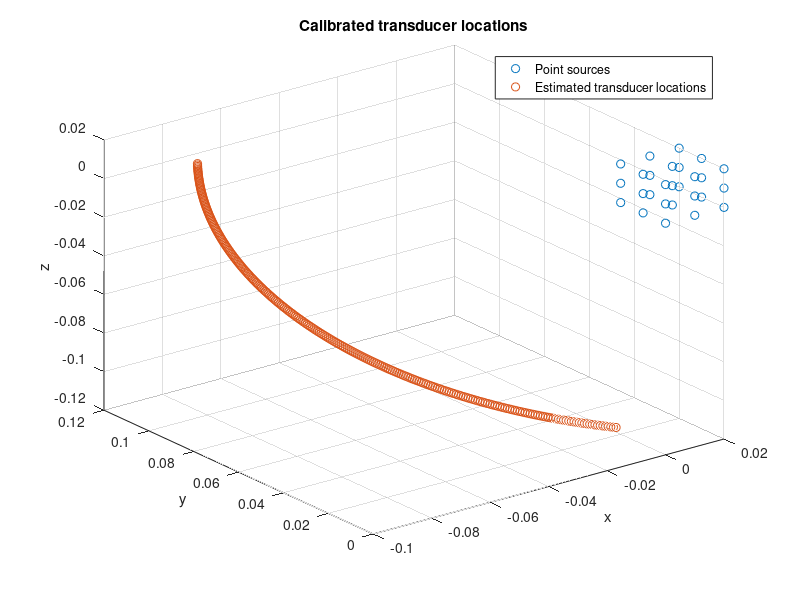

The MATLAB script that drew this image:
%%%%%%%%%%%%%%%%%%%%%%%%%%%%%%%%%%%%%%%%%%%%%%%%%%%%%%%%%%%%%%%%%%%%%%%%%%%
% This code is part of the research paper: "A method for the geometric 
% calibration of ultrasound transducer arrays with arbitrary geometries".
% 
% The paper is authored by: Karteekeya Sastry, Yang Zhang, Peng Hu, 
% Yilin Luo, Xin Tong, Shuai Na, Lihong V. Wang. The paper is currently 
% in preparation.
%
% Author Affiliation: Caltech Optical Imaging Laboratory, Department of 
% Electrical Engineering, Department of Medical Engineering, California 
% Institute of Technology, 1200 East California Boulevard, Pasadena, 
% CA 91125, USA.
%
% For questions or comments about the code, please contact Karteekeya
% Sastry at sdharave \at caltech.edu .
%
% Copyright (c) 2023 Karteekeya Sastry, Lihong V. Wang.
% This code is licensed under the MIT license. 
% See the LICENSE file for details.
%
% Author name: Karteekeya Sastry
% Caltech Optical Imaging Laboratory
% Date: 14 March, 2023
%%%%%%%%%%%%%%%%%%%%%%%%%%%%%%%%%%%%%%%%%%%%%%%%%%%%%%%%%%%%%%%%%%%%%%%%%%%
% Description of the code:
% This is a demo of the geometric calibration procedure described in the 
% above-mentioned paper. It estimates the coordinates of a simulated 
% arc-shaped array using time-of-arrival (ToA) data from 27 point sources
% in a 3 x 3 x 3 arrangement. The code is divided into 5 steps. 
% 1. Initialize the experiment parameters and load the ToA data.
% 2. Initialize the point source locations. 
% 3. Populate the A matrix and b vector as shown in Section 2 of the paper. 
% 4. Estimate the transducer locations.
% 5. Visualize the results.
%%%%%%%%%%%%%%%%%%%%%%%%%%%%%%%%%%%%%%%%%%%%%%%%%%%%%%%%%%%%%%%%%%%%%%%%%%%

clearvars
close all
clc

tic;

%% 1. Initialize experiment parameters and load ToA data
fprintf('1. Initialize parameters: ');
% Speed of sound (SoS)
c = 1500; % m/s, to be obtained from temperature measurements

% Load the ToAs
load('ToAs.mat','ToAs'); % ToAs must be of the size N_pt x N_tx, where N_pt 
% is the number of point sources and N_tx is the number of transducers.
dists = c*ToAs; % distances calculated from the  ToAs and the SoS

% Point source parameters
dx = 1e-2; % m, pitch of point sources in the x direction
dy = 1e-2; % m, pitch of point sources in the y direction
dz = 1e-2; % m, pitch of point sources in the z direction

Nx = 3; % Number of point sources in the x direction
Ny = 3; % Number of point sources in the y direction
Nz = 3; % Number of point sources in the z direction

N_pt = Nx*Ny*Nz; % Total number of point sources
fprintf('Done.\n')

%% 2. Initialize the point source locations
% Create Nx x Ny x Nz grid of points
fprintf('2. Initialize point source locations: ')
x = linspace(0,(Nx-1)*dx,Nx);
y = linspace(0,(Ny-1)*dy,Ny);
z = linspace(0,(Nz-1)*dz,Nz);
[X,Y,Z] = meshgrid(x,y,z);

points = [X(:), Y(:), Z(:)]; % N_pt x 3 array of point source locations
fprintf('Done.\n')

%% 3. Populate A matrix and b vectors (defined in Section 2 of the paper)
fprintf('3. Populate A matrix and b vectors: ')
A = zeros((N_pt*(N_pt-1))/2,3);
b = zeros(size(dists,1),(N_pt*(N_pt-1))/2); % b vector for each transducer
k = 1;

% Loop through all N_pt*(N_pt-1)/2 combinations of the point sources 
for i = 1:N_pt
    point1 = points(i,:); 
    for j = i+1:N_pt
        point2 = points(j,:);
        A(k,:) = point1 - point2; % Each row of A is simply the difference 
        % between the point source coordinates
        tmp = norm(point1)^2-norm(point2)^2;
        b(:,k) = (dists(:,j).^2-dists(:,i).^2+tmp)/2;
        k = k+1;
    end
end
fprintf('Done.\n')

%% 4. Solve for transducer positions
fprintf('4. Solve for transducer positions: ')
tx_x = zeros(size(dists,1),3); % Variable to hold the estimated transducer locations

% For larger transducer array sizes, this loop can be parallelized
for m = 1:size(dists,1)
    tx_x(m,:) = (A\b(m,:)')';
end
fprintf('Done.\n')
toc;

%% 5. Visualize the results
figure; 
scatter3(points(:,1),points(:,2),points(:,3),'ro'); hold on;
scatter3(tx_x(:,1),tx_x(:,2),tx_x(:,3),'b.');
legend('Point sources','Estimated transducer locations');
title('Calibrated transducer locations');
xlabel('x'); ylabel('y'); zlabel('z');
